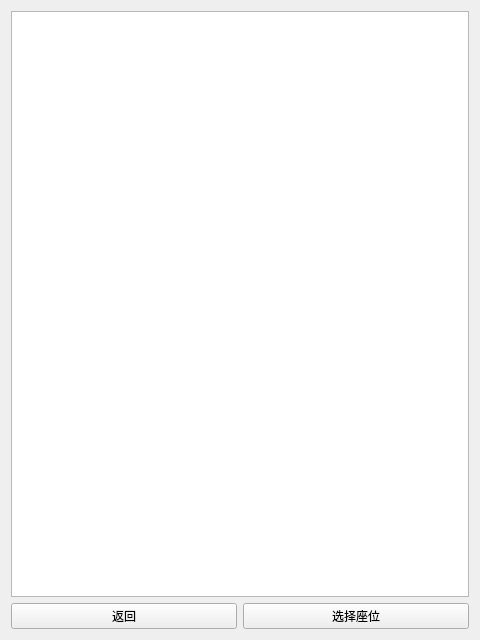
<?xml version="1.0" encoding="UTF-8"?>
<ui version="4.0">
 <class>SeatTable</class>
 <widget class="QWidget" name="SeatTable">
  <property name="geometry">
   <rect>
    <x>0</x>
    <y>0</y>
    <width>480</width>
    <height>640</height>
   </rect>
  </property>
  <property name="windowTitle">
   <string>Form</string>
  </property>
  <layout class="QGridLayout" name="gridLayout">
   <item row="1" column="0">
    <widget class="QPushButton" name="seatTableReturn">
     <property name="text">
      <string>返回</string>
     </property>
    </widget>
   </item>
   <item row="1" column="1">
    <widget class="QPushButton" name="seatTableChoose">
     <property name="text">
      <string>选择座位</string>
     </property>
    </widget>
   </item>
   <item row="0" column="0" colspan="2">
    <widget class="QTableView" name="tableView"/>
   </item>
  </layout>
 </widget>
 <resources/>
 <connections/>
</ui>
